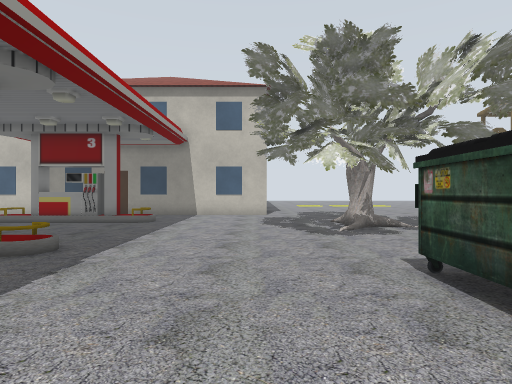
view 1 (above)

24 first-person views from a walk through a Gazebo world. The camera is 0.88 m above the floor, looks level and sees 75° across. The floor is counted in squares, 1 m on a side. Each view is taken from the middle of a square. On the plan, view 1 faces up. The plan holds only what a view shows up to about 12 squares ahead; the rest is blank. The place goes on beyond the plan. Robots are left out. Simple shapes stand in for some stock models. Some surface patterns are stand-ins.

view 2
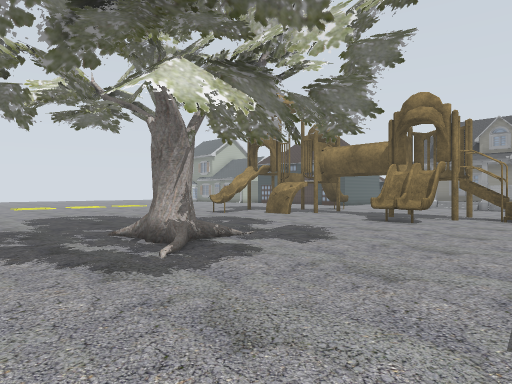

view 3
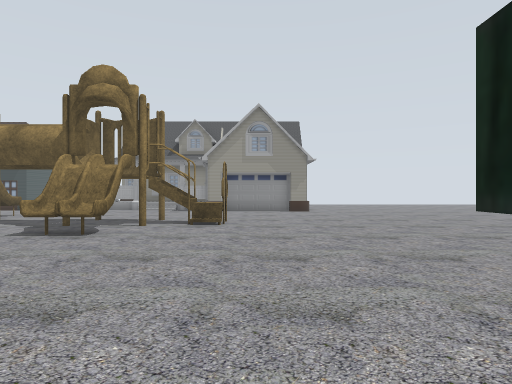

view 4
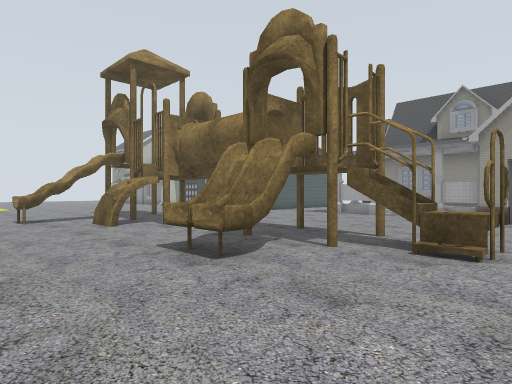

view 5
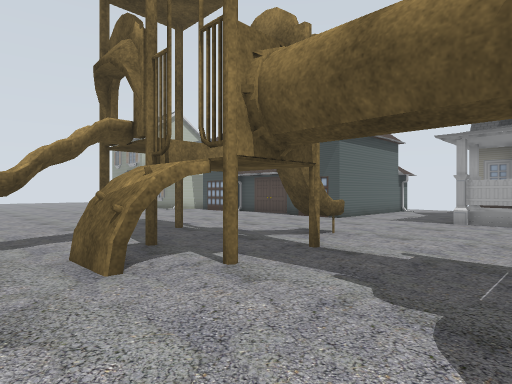

view 6
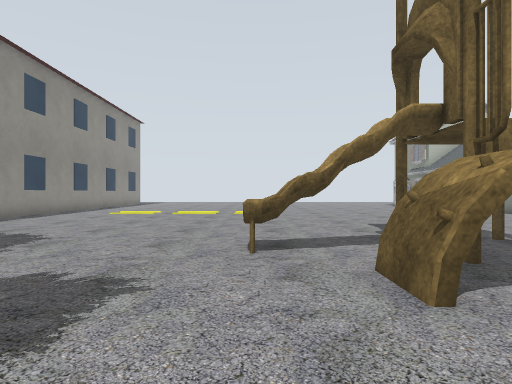

view 7
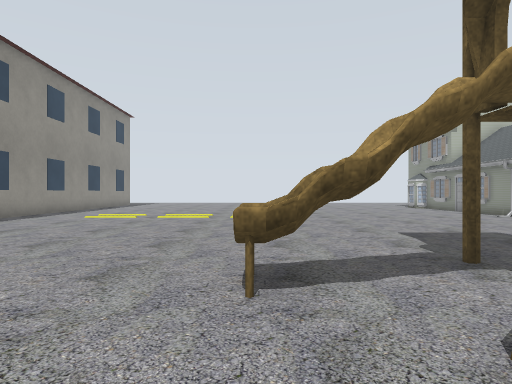

view 8
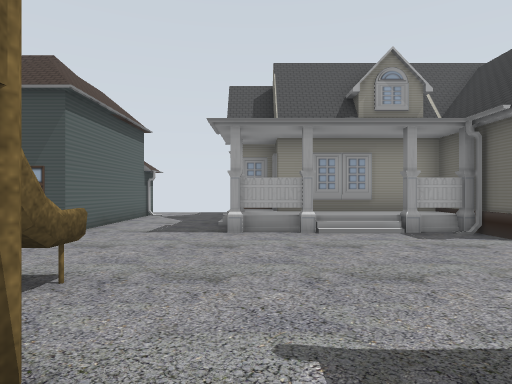

view 9
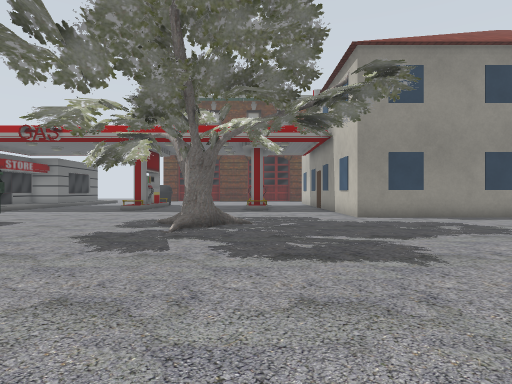

view 10
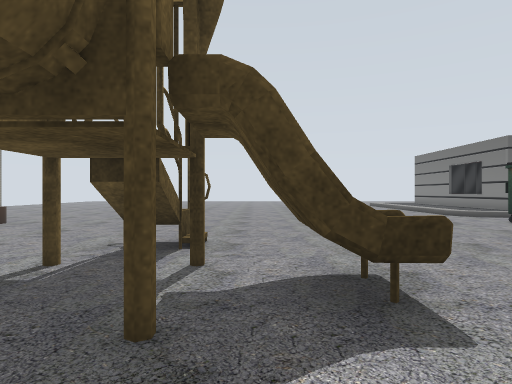

view 11
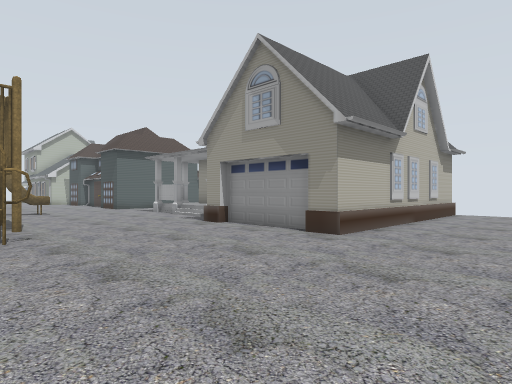

view 12
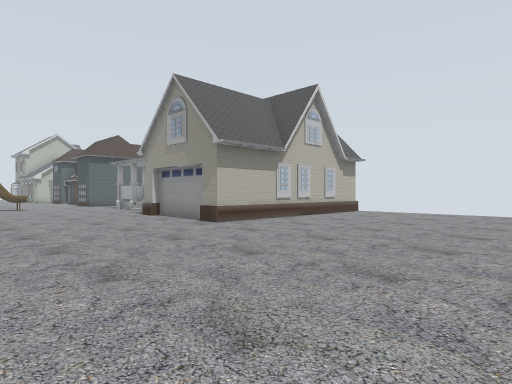

view 13
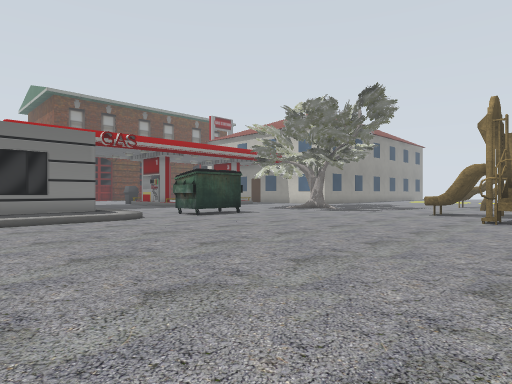

view 14
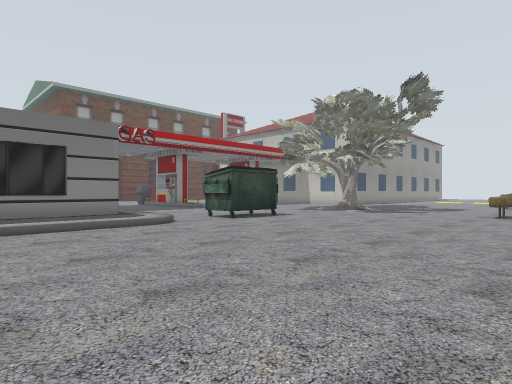

view 15
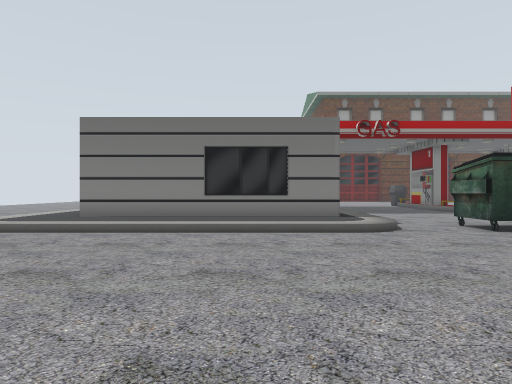

view 16
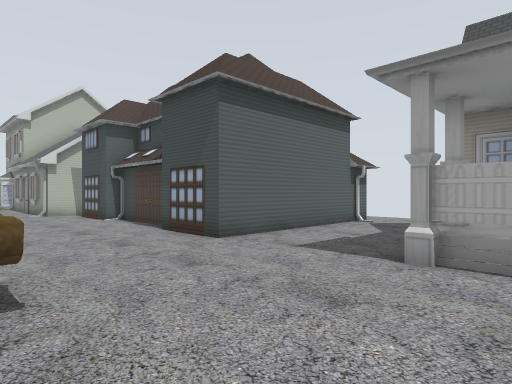

view 17
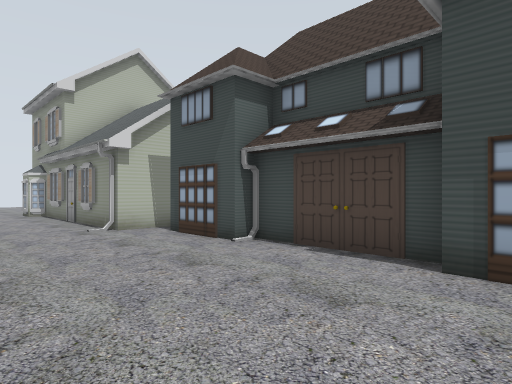

view 18
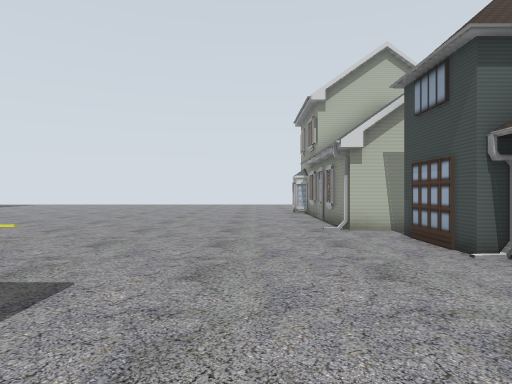

view 19
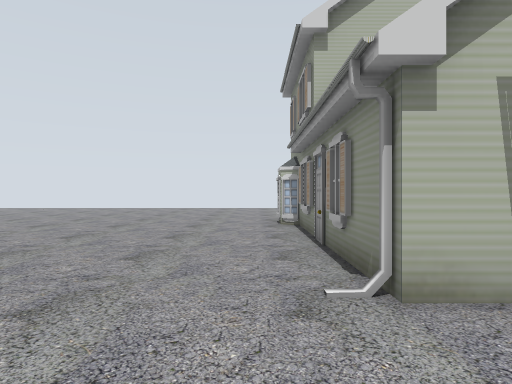

view 20
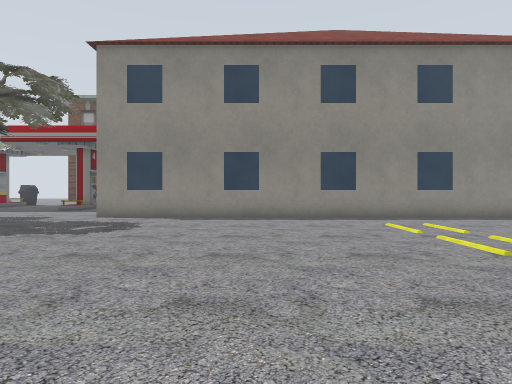

view 21
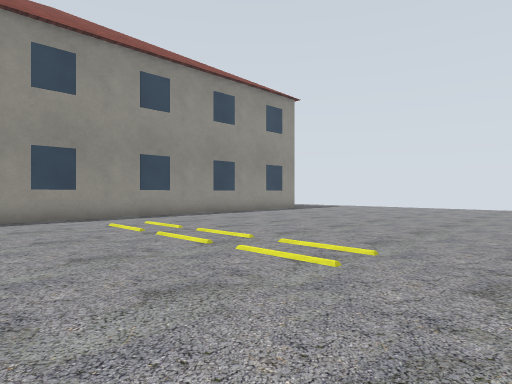

view 22
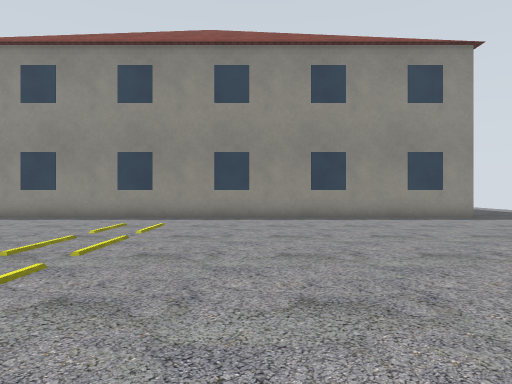

view 23
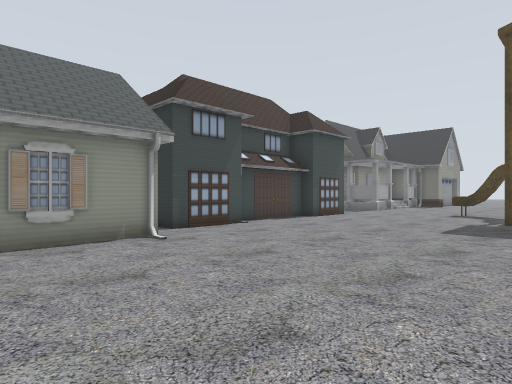

view 24
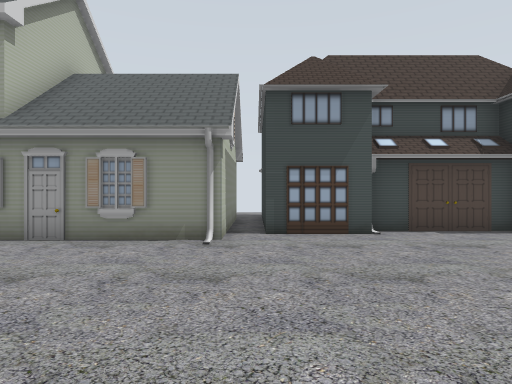

### Floor plan
Key: @ floor where view 1 was taken; . main floor; : floor 0.25 m higher than the main floor; / step, stairs or slope; S filling station; T oak tree; U dumpster; P playground; H house; B building.
Columns run from 7 left of view 1 to 26 right of it. Each row starts with its distance up from view 1.
 33        B.................H
 32        B.................H
 31        B.................H
 30        B.................H
 29        B.................HHHHH
 28        B.................H
 27        B.................H
 26        B.................H
 25       BB.................HHHHHH
 24      BBB..................HHHHHH
 23      BBB..................HH  H
 22        B..................HH
 21        B..................HH
 20        B..................HH
 19        B..................HH
 18        B..................HHHH
 17        B...........P......HH  H
 16        B........PPP.......HHHHHHH.
 15        ...........PPP.............
 14        ...........PPPPP.........
 13        ............PP.......HH.
 12 SSSS................P.....H  HH
 11 ..........T.........P.....H HHH
 10  .........TT.......PP...../ H H
  9  ..........T.....PPPP.....H H
  8   ......T.TT.....PPPP...... H
  7    ......T.........PP....HHH
  6   SS...............PP.....H  HH
  5    .......................  HHH
  4     .....UU...............HHHHH
  3     .....UU..............HHHHHHHH
  2      .....U.......................
  1         ..........................
  0        @  :.....................
 -1        SS  /.....................
 -2         S  /......................
 -3         S  /......................
 -4         S  /..................
 -5         S  /........ ...

Where each view was taken, in squares from view 1:
view 1: 0 up, 0 right, facing up
view 2: 5 up, 0 right, facing up-right
view 3: 5 up, 3 right, facing right
view 4: 5 up, 7 right, facing up-right
view 5: 10 up, 9 right, facing up-right
view 6: 11 up, 9 right, facing up
view 7: 13 up, 9 right, facing up
view 8: 12 up, 12 right, facing right
view 9: 12 up, 12 right, facing left
view 10: 12 up, 11 right, facing down
view 11: 1 down, 12 right, facing up-right
view 12: 5 down, 12 right, facing up-right
view 13: 5 down, 14 right, facing up-left
view 14: 5 down, 12 right, facing up-left
view 15: 3 down, 11 right, facing left
view 16: 11 up, 15 right, facing up-right
view 17: 17 up, 15 right, facing up-right
view 18: 17 up, 16 right, facing up
view 19: 22 up, 17 right, facing up
view 20: 21 up, 12 right, facing left
view 21: 21 up, 12 right, facing up-left
view 22: 28 up, 12 right, facing left
view 23: 28 up, 12 right, facing down-right
view 24: 24 up, 12 right, facing right
